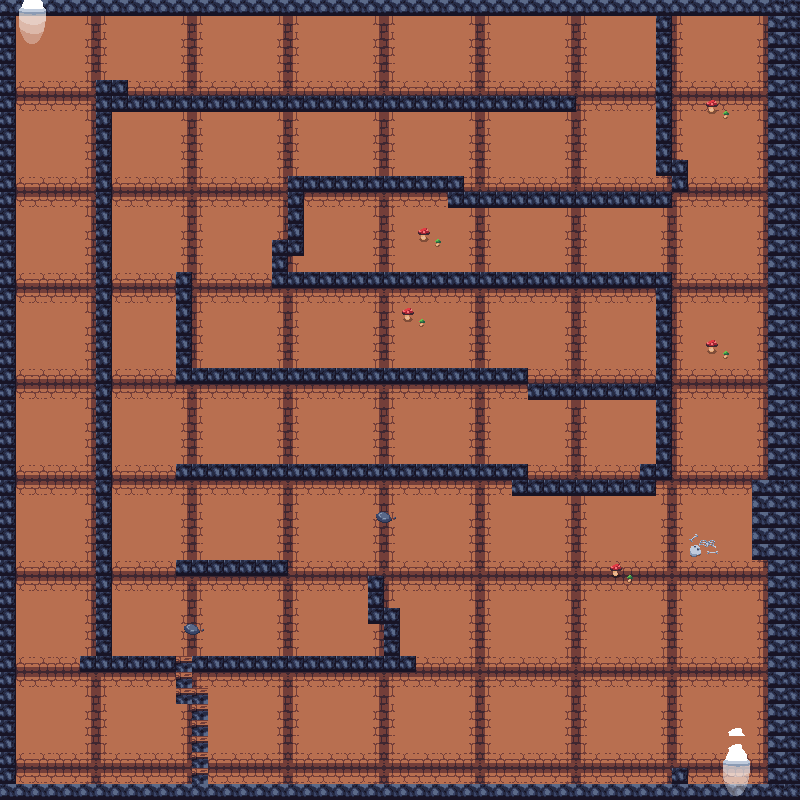

Tiled map render using the project's own tile images. Description and the map definition, with tile-layer contents summarised, below:
An orthogonal 50x50 tile map with 16x16 px tiles, 3 tile layers (floor, walls, elements) and 24 objects (22x collision, exit_lab, spawn_lab).

<map version="1.9" tiledversion="1.9.0" orientation="orthogonal" renderorder="right-down" width="50" height="50" tilewidth="16" tileheight="16" infinite="0" nextlayerid="6" nextobjectid="31">
 <tileset firstgid="1" source="donjon.tsx" />
 <layer id="1" name="floor" width="50" height="50">
  <data>[2500 cells, 2500 non-empty, 36 distinct tile ids]</data>
 </layer>
 <layer id="3" name="walls" width="50" height="50">
  <data>[2500 cells, 534 non-empty, 14 distinct tile ids]</data>
 </layer>
 <layer id="4" name="elements" width="50" height="50">
  <data>[2500 cells, 16 non-empty, 8 distinct tile ids]</data>
 </layer>
 <objectgroup id="5" name="objects">
  <object id="1" name="collision" x="768" y="13.3333" width="36" height="784" />
  <object id="2" name="collision" x="6.66667" y="-4" width="789.333" height="14.6667" />
  <object id="3" name="collision" x="657.333" y="13.3333" width="24" height="193.333" />
  <object id="4" name="collision" x="2.66667" y="-5.33333" width="18.6667" height="808" />
  <object id="5" name="collision" x="16" y="780" width="784" height="16" />
  <object id="6" name="collision" x="94.6667" y="84" width="474.667" height="21.3333" />
  <object id="7" name="collision" x="90.6667" y="101.333" width="20" height="570.667" />
  <object id="10" name="collision" x="366.667" y="584" width="33.3333" height="65.3333" />
  <object id="11" name="collision" x="182.667" y="458.667" width="345.333" height="18.6667" />
  <object id="12" name="collision" x="512" y="478.667" width="142.667" height="17.3333" />
  <object id="13" name="collision" x="654.667" y="285.333" width="18.6667" height="204" />
  <object id="14" name="collision" x="528" y="378.667" width="130.667" height="21.3333" />
  <object id="16" name="collision" x="182.667" y="552" width="102.667" height="22.6667" />
  <object id="17" name="collision" x="178.667" y="273.333" width="14.6667" height="106.667" />
  <object id="18" name="collision" x="196" y="364" width="332" height="18.6667" />
  <object id="19" name="collision" x="448" y="188" width="202.667" height="20" />
  <object id="20" name="collision" x="286.667" y="170.667" width="173.333" height="18.6667" />
  <object id="21" name="collision" x="286.667" y="188" width="14.6667" height="65.3333" />
  <object id="22" name="collision" x="270.667" y="240" width="17.3333" height="46.6667" />
  <object id="23" name="collision" x="296" y="268" width="360" height="20" />
  <object id="24" name="exit_lab" x="20" y="13.3333" width="34.6667" height="34.6667" />
  <object id="27" name="spawn_lab" x="618.667" y="684">
   <point />
  </object>
  <object id="28" name="collision" x="113.333" y="654.667" width="305.333" height="17.3333" />
  <object id="29" name="collision" x="177.333" y="674.667" width="24" height="100" />
 </objectgroup>
</map>
